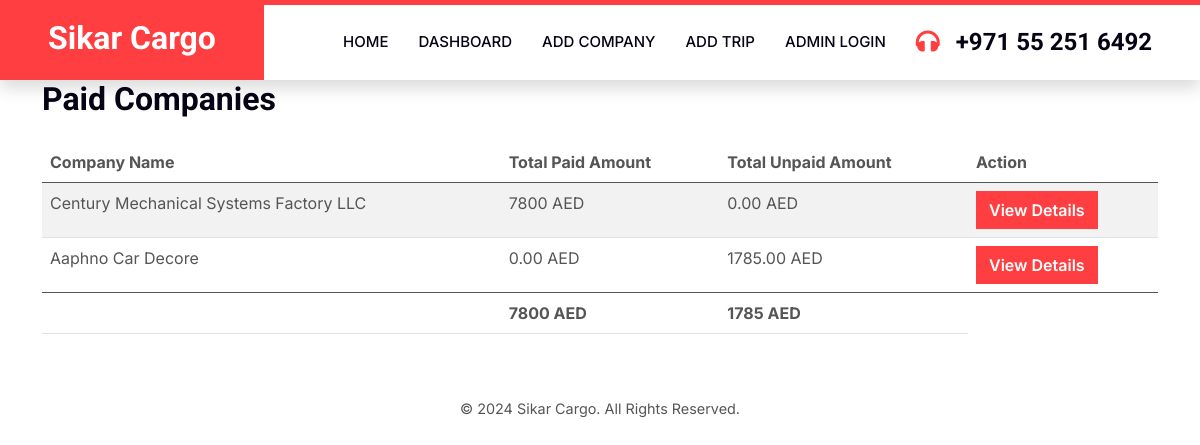
The page /paid-companies/ on the database as committed earlier.
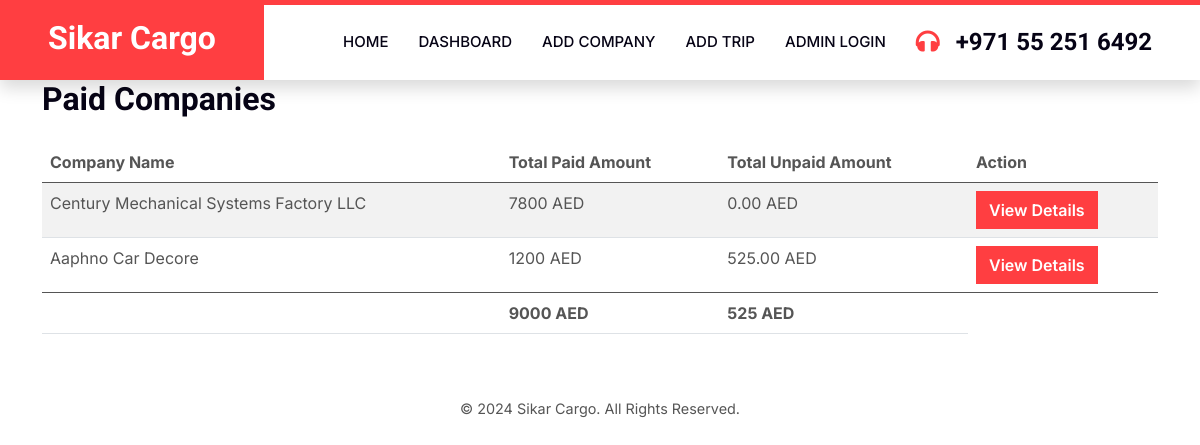
The same page on the database as committed later.
### website/models.py (models this page shows, shortened)
class Company(models.Model):
    name = models.CharField(max_length=255)
    address = models.TextField()
    email = models.EmailField()
    phone = models.CharField(max_length=20)
    contact_person = models.CharField(max_length=25)
    paid_amount = models.DecimalField(max_digits=10, decimal_places=2, default=0)
    unpaid_amount = models.DecimalField(max_digits=10, decimal_places=2, default=0)
    po_box = models.CharField(max_length=20)

### website/views.py (the view)
# urls.py: path('paid-companies/', views.paid_companies, name='paid_companies'),
def paid_companies(request):
    companies = Company.objects.annotate(total_paid_amount=Sum('trip__amount', filter=Q(trip__paid=True)))
    total_paid_amount = companies.aggregate(Sum('total_paid_amount'))['total_paid_amount__sum']
    total_unpaid_amount = companies.aggregate(Sum('unpaid_amount'))['unpaid_amount__sum']
    context = {
        'companies': companies,
        'total_paid_amount': total_paid_amount,
        'total_unpaid_amount': total_unpaid_amount,
    }
    return render(request, 'paid_companies.html', context)

### website/templates/paid_companies.html (shortened to what this page needs)
{% load static %}
<!DOCTYPE html>
<html lang="en">
<head>
    <link href="https://cdnjs.cloudflare.com/ajax/libs/font-awesome/5.10.0/css/all.min.css" rel="stylesheet">
    <link href="https://cdn.jsdelivr.net/npm/bootstrap-icons@1.4.1/font/bootstrap-icons.css" rel="stylesheet">
    <link href="{% static 'lib/animate/animate.min.css' %}" rel="stylesheet">
    <link href="{% static 'lib/owlcarousel/assets/owl.carousel.min.css' %}" rel="stylesheet">
    <link href="{% static 'css/bootstrap.min.css' %}" rel="stylesheet">
    <link href="{% static 'css/style.css' %}" rel="stylesheet">
</head>
<body>
    <nav class="navbar navbar-expand-lg bg-white navbar-light shadow border-top border-5 border-primary sticky-top p-0">
        <a href="{% url 'index' %}" class="navbar-brand bg-primary d-flex align-items-center px-4 px-lg-5">
            <h2 class="mb-2 text-white">Sikar Cargo</h2>
        </a>
        <div class="collapse navbar-collapse" id="navbarCollapse">
            <div class="navbar-nav ms-auto p-4 p-lg-0">
                <a href="{% url 'index' %}" class="nav-item nav-link">Home</a>
                <a href="{% url 'dashboard' %}" class="nav-item nav-link">Dashboard</a>
                <a href="{% url 'add_company' %}" class="nav-item nav-link">Add Company</a>
                <a href="{% url 'add_trip' %}" class="nav-item nav-link">Add Trip</a>
                <a href="{% url 'admin_login' %}" class="nav-item nav-link">Admin Login</a>
            </div>
            <h4 class="m-0 pe-lg-5 d-none d-lg-block"><i class="fa fa-headphones text-primary me-3"></i>+971 55 251 6492</h4>
        </div>
    </nav>
    <div class="container">
        <h2 class="mb-4">Paid Companies</h2>
        <div class="table-responsive">
            <table class="table table-striped">
                <thead>
                    <tr>
                        <th>Company Name</th>
                        <th>Total Paid Amount</th>
                        <th>Total Unpaid Amount</th>
                        <th>Action</th>
                    </tr>
                </thead>
                <tbody>
                    {% for company in companies %}
                    <tr>
                        <td>{{ company.name }}</td>
                        <td>{{ company.total_paid_amount|default:"0.00" }} AED</td>
                        <td>{{ company.unpaid_amount|default:"0.00" }} AED</td>
                        <td><a href="{% url 'company_detail' company_id=company.id %}"><button class="btn btn-primary action-button">View Details</button></a></td>
                    </tr>
                    {% endfor %}
                </tbody>
                <tfoot>
                    <tr>
                        <td colspan="1" style="text-align: right;"><strong></strong></td>
                        <td><strong>{{ total_paid_amount|default:"0.00" }} AED</strong></td>
                        <td><strong>{{ total_unpaid_amount|default:"0.00" }} AED</strong></td>
                    </tr>
                </tfoot>
            </table>
        </div>
    </div>
    <div class="bottom-details mt-5">
        <p>&copy; 2024 Sikar Cargo. All Rights Reserved.</p>
    </div>
</body>
</html>

Rows that differ between the two databases and show on the page:
changed Company "Aaphno Car Decore": total_paid_amount "0.00" → "1200"; unpaid_amount "1785.00" → "525.00"
Other text that changed with them:
{{ total_paid_amount|default:"0.00" }}: "7800" → "9000"
{{ total_unpaid_amount|default:"0.00" }}: "1785" → "525"
